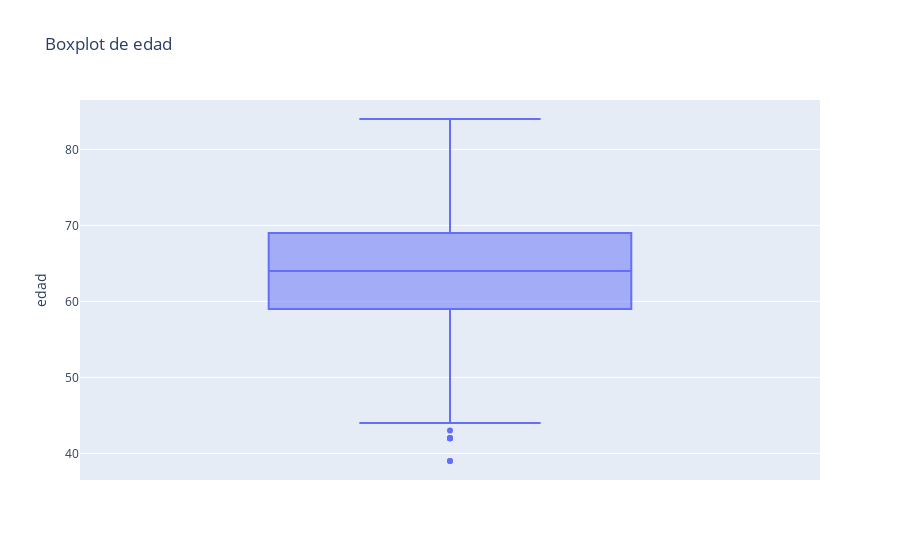
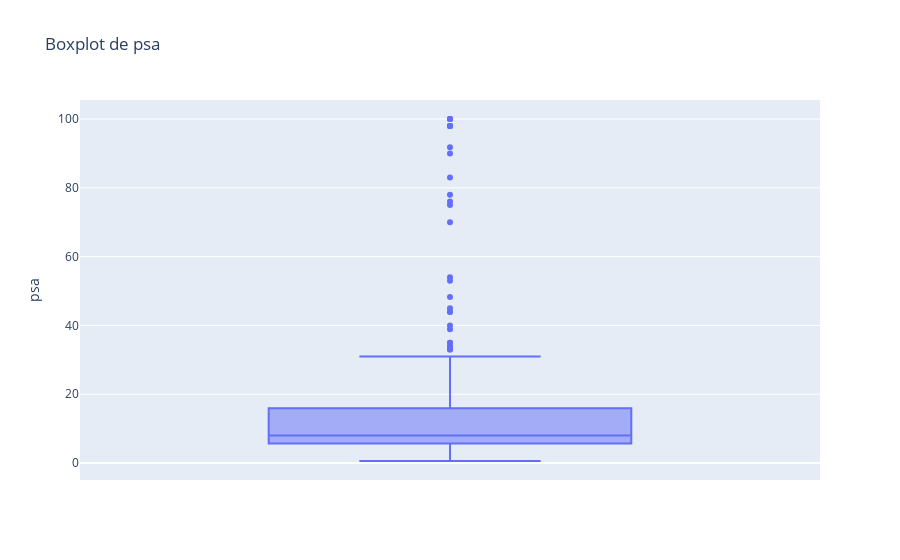
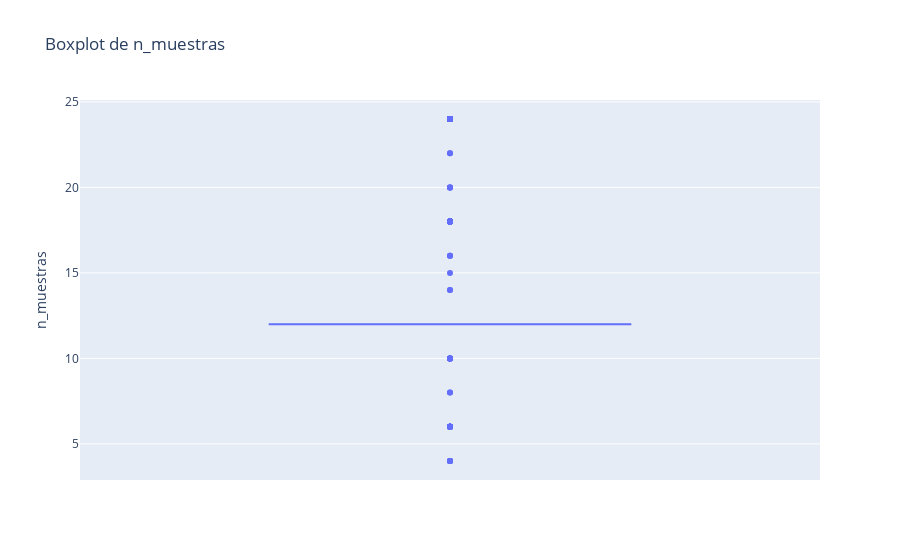
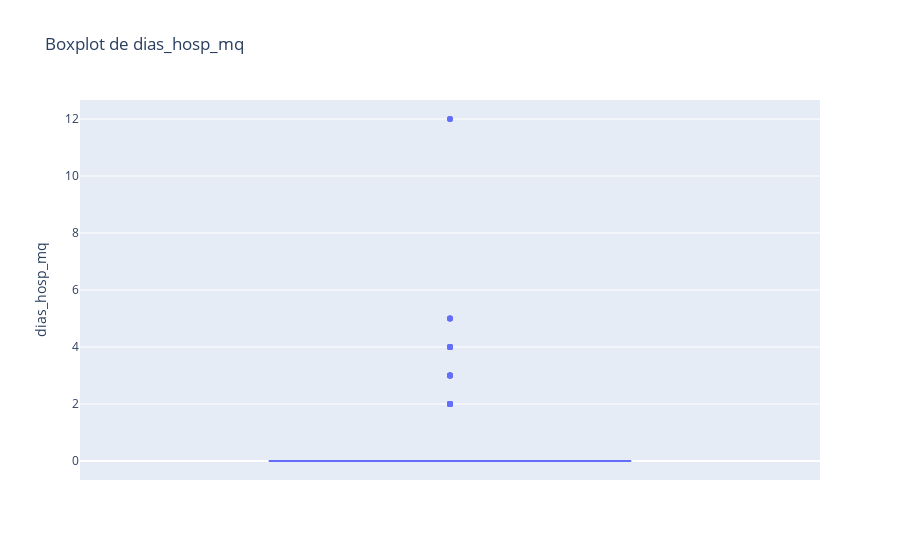

The notebook cell these images were saved under, in order:
### Code cell
def visualizar_outliers_plotly(df, columna):
    fig = px.box(df, y=columna, title=f'Boxplot de {columna}')
    fig.show()
visualizar_outliers_plotly(df_main, 'edad')
visualizar_outliers_plotly(df_main, 'psa')
visualizar_outliers_plotly(df_main, 'n_muestras')
visualizar_outliers_plotly(df_main, 'dias_hosp_mq')
visualizar_outliers_plotly(df_main, 'dias_hosp_upc')

### Figure 1 — Plotly figure (JSON) as saved in the notebook; plotly's stock layout.template omitted (floating-point values rounded to 4 significant figures; data arrays with more than 128 entries replaced by an {"elided": "..."} marker saying what was removed)
{"data": [{"alignmentgroup": "True", "hovertemplate": "edad=%{y}<extra></extra>", "legendgroup": "", "marker": {"color": "#636efa"}, "name": "", "notched": false, "offsetgroup": "", "orientation": "v", "showlegend": false, "type": "box", "x0": " ", "xaxis": "x", "y": {"elided": "461 int values"}, "y0": " ", "yaxis": "y"}], "layout": {"boxmode": "group", "legend": {"tracegroupgap": 0}, "title": {"text": "Boxplot de edad"}, "xaxis": {"anchor": "y", "domain": [0, 1]}, "yaxis": {"anchor": "x", "domain": [0, 1], "title": {"text": "edad"}}}}

### Figure 2 — Plotly figure (JSON) as saved in the notebook; plotly's stock layout.template omitted (floating-point values rounded to 4 significant figures; data arrays with more than 128 entries replaced by an {"elided": "..."} marker saying what was removed)
{"data": [{"alignmentgroup": "True", "hovertemplate": "psa=%{y}<extra></extra>", "legendgroup": "", "marker": {"color": "#636efa"}, "name": "", "notched": false, "offsetgroup": "", "orientation": "v", "showlegend": false, "type": "box", "x0": " ", "xaxis": "x", "y": {"elided": "461 float values"}, "y0": " ", "yaxis": "y"}], "layout": {"boxmode": "group", "legend": {"tracegroupgap": 0}, "title": {"text": "Boxplot de psa"}, "xaxis": {"anchor": "y", "domain": [0, 1]}, "yaxis": {"anchor": "x", "domain": [0, 1], "title": {"text": "psa"}}}}

### Figure 3 — Plotly figure (JSON) as saved in the notebook; plotly's stock layout.template omitted (floating-point values rounded to 4 significant figures; data arrays with more than 128 entries replaced by an {"elided": "..."} marker saying what was removed)
{"data": [{"alignmentgroup": "True", "hovertemplate": "n_muestras=%{y}<extra></extra>", "legendgroup": "", "marker": {"color": "#636efa"}, "name": "", "notched": false, "offsetgroup": "", "orientation": "v", "showlegend": false, "type": "box", "x0": " ", "xaxis": "x", "y": {"elided": "461 int values"}, "y0": " ", "yaxis": "y"}], "layout": {"boxmode": "group", "legend": {"tracegroupgap": 0}, "title": {"text": "Boxplot de n_muestras"}, "xaxis": {"anchor": "y", "domain": [0, 1]}, "yaxis": {"anchor": "x", "domain": [0, 1], "title": {"text": "n_muestras"}}}}

### Figure 4 — Plotly figure (JSON) as saved in the notebook; plotly's stock layout.template omitted (floating-point values rounded to 4 significant figures; data arrays with more than 128 entries replaced by an {"elided": "..."} marker saying what was removed)
{"data": [{"alignmentgroup": "True", "hovertemplate": "dias_hosp_mq=%{y}<extra></extra>", "legendgroup": "", "marker": {"color": "#636efa"}, "name": "", "notched": false, "offsetgroup": "", "orientation": "v", "showlegend": false, "type": "box", "x0": " ", "xaxis": "x", "y": {"elided": "461 int values"}, "y0": " ", "yaxis": "y"}], "layout": {"boxmode": "group", "legend": {"tracegroupgap": 0}, "title": {"text": "Boxplot de dias_hosp_mq"}, "xaxis": {"anchor": "y", "domain": [0, 1]}, "yaxis": {"anchor": "x", "domain": [0, 1], "title": {"text": "dias_hosp_mq"}}}}
